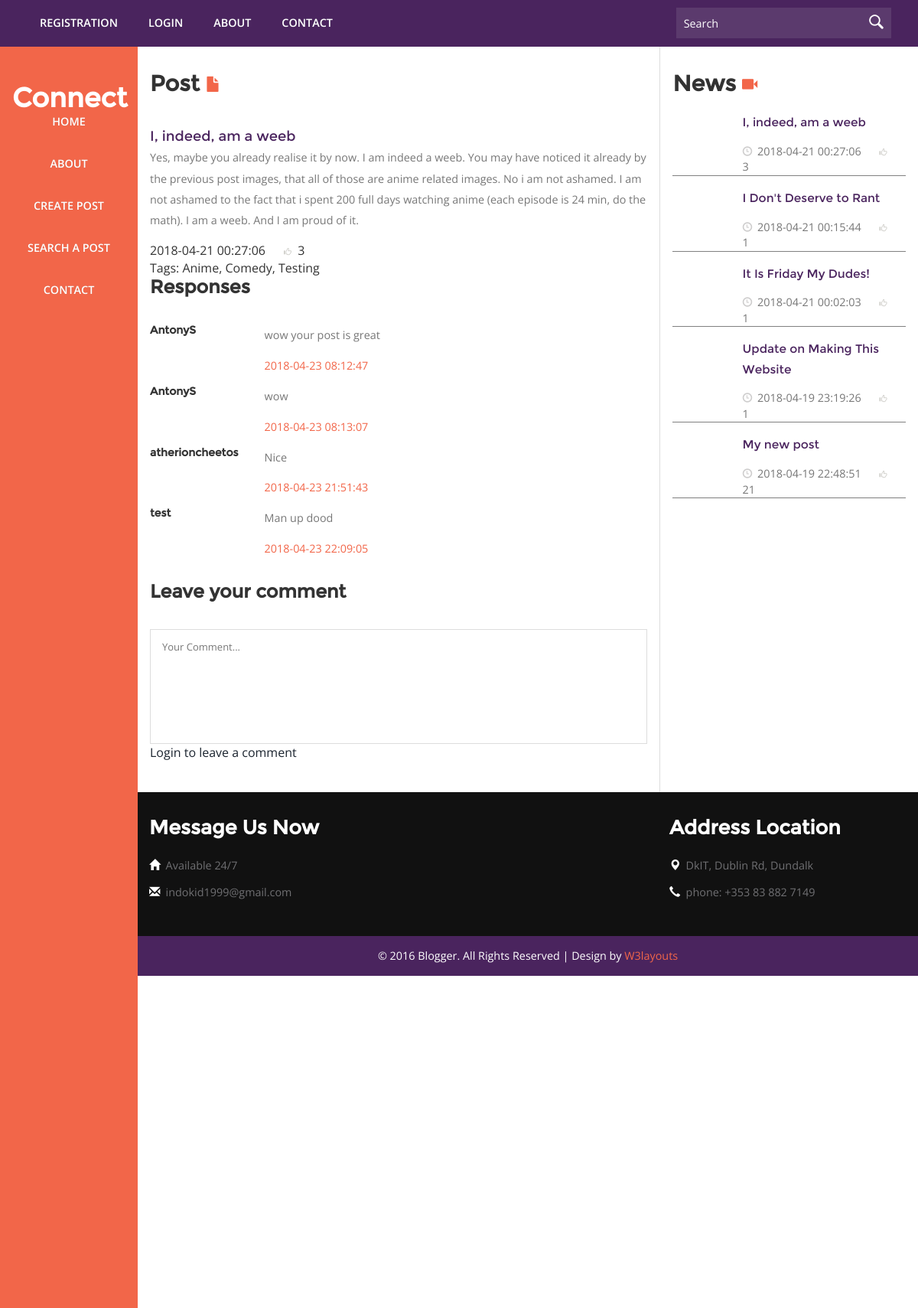
Screenshot of /single.php?post_id=7 with the database file from the repository.
### tables this page shows
CREATE TABLE `post` (
  `Post_id` int(11) NOT NULL,
  `Title` varchar(50) NOT NULL,
  `Tags` text NOT NULL,
  `upvote` int(11) NOT NULL,
  `Date` timestamp NOT NULL DEFAULT CURRENT_TIMESTAMP,
  `Text` text,
  `Image` text,
  `disable_comment` tinyint(1) NOT NULL,
  `User_id` int(11) NOT NULL
);

CREATE TABLE `comments` (
  `Comment_id` int(11) NOT NULL,
  `Text` text,
  `Date` timestamp NOT NULL DEFAULT CURRENT_TIMESTAMP,
  `User_id` int(11) NOT NULL,
  `Post_id` int(11) NOT NULL
);

CREATE TABLE `user` (
  `User_id` int(11) NOT NULL,
  `User_name` varchar(20) NOT NULL,
  `Password` varchar(50) DEFAULT NULL,
  `Email_add` varchar(50) NOT NULL,
  `Avatar_image` text
);

### function.php (called while the page is built, shortened)
<?php
function selectAllPost($limit) {
    require 'database.php';
    $query = "SELECT * FROM post ORDER BY Date DESC LIMIT ".$limit;
    $statement = $db->prepare($query);
    $statement->execute();
    $posts = $statement->fetchAll();
    return $posts;
}
function getPost($id) {
    require 'database.php';
    $query = "SELECT * FROM post WHERE Post_id = :post_id";
    $statement = $db->prepare($query);
    $statement->bindValue(':post_id', $id);
    $statement->execute();
    $post = $statement->fetch();
    return $post;
}
function selectAllComment($id)
{
    require 'database.php';
    $query = "SELECT * FROM comments WHERE Post_id = :post_id";
    $statement = $db->prepare($query);
    $statement->bindValue(':post_id', $id);
    $statement->execute();
    $comments = $statement->fetchAll();
    return $comments;
}
function getUser($id)
{
    require 'database.php';
    $query = "SELECT * FROM user WHERE User_id = :user_id";
    $statement = $db->prepare($query);
    $statement->bindValue(':user_id', $id);
    $statement->execute();
    $user = $statement->fetch();
    return $user;
}

### single.php (the view, shortened to what this page needs)
<!DOCTYPE HTML>
<html>
    <head>
        <link href="css/bootstrap.css" rel='stylesheet' type='text/css' />
        <link href="css/style.css" rel='stylesheet' type='text/css' />
    </head>
    <body>
        <?php
        include ("header.php");
        ?>
        <div class="full">
            <?php
            include ('bar.php');
            ?>
            <div class="side-menu single">
                <?php
                include 'side.php';
                ?>
            </div>
            <div class="col-md-9 main">
                <div class="banner-section">
                    <h3 class="tittle">Post <i class="glyphicon glyphicon-file"></i></h3>
                    <div class="single">
                        <?php
                        $post_id = filter_input(INPUT_GET, "post_id");
                        include 'function.php';
                        $post = getPost($post_id);
                        ?>
                        <div class="b-bottom">
                            <h5 class="top"><a href="#"><?php echo $post['Title'] ?></a></h5>
                            <p class="sub"><?php echo $post['Text'] ?></p>
                            <p><?php echo $post['Date'] ?>
                                <span class="glyphicon glyphicon-thumbs-up" id='like'></span>
                                <span id="like_count"><?php echo " " . $post['upvote'] ?></span>
                            </p>
                            <p>Tags: <?php echo $post['Tags']; ?></p>
                        </div>
                    </div>
                    <div class="response" <?php if ($post['disable_comment']) {
                            echo "hidden";
                        } ?>>
                        <h4>Responses</h4>
                        <?php
                        $comments = selectAllComment($post_id);
                        foreach ($comments as $comment):
                            $user = getUser($comment['User_id']);
                            ?>
                            <div class="media response-info">
                                <div class="media-left response-text-left">
                                    <h5><?php echo $user['User_name']; ?></h5>
                                </div>
                                <div class="media-body response-text-right">
                                    <p><?php echo $comment['Text']; ?></p>
                                    <ul>
                                        <li><?php echo $comment['Date']; ?></li>
                                    </ul>
                                </div>
                                <div class="clearfix"> </div>
                            </div>
<?php endforeach; ?>
                    </div>
                    <div class="coment-form" <?php if ($post['disable_comment']) {
    echo "hidden";
} ?>>
                        <h4>Leave your comment</h4>
                        <form id="comment_form">
                            <textarea onfocus="this.value = '';" onblur="if (this.value == '') {
                                        this.value = 'Your Comment...';
                                    }" required="" id="comment">Your Comment...</textarea>
                            <?php
                            if (isset($_SESSION['log_on'])) {
                                if ($_SESSION['log_on']) {
                                    echo '<input type="button" id="comment_button" value="Submit Comment" >';
                                } else {
                                    echo "<a href='login.php'>Login to leave a comment</a>";
                                }
                            } else {
                                echo "<a href='login.php'>Login to leave a comment</a>";
                            }
                            ?>
                        </form>
                    </div>
                </div>
                <div class="banner-right-text">
                    <h3 class="tittle">News  <i class="glyphicon glyphicon-facetime-video"></i></h3>
                    <div class="general-news">
                        <div class="general-inner">
                            <div class="edit-pics">
                                <?php
                                $allPost = selectAllPost(8);
                                foreach ($allPost as $post):
                                    ?>
                                    <div class="editor-pics">
                                        <div class="col-md-3 item-pic">
                                        </div>
                                        <div class="col-md-9 item-details">
                                            <h5 class="inner two"><a href="single.php?post_id=<?php echo $post['Post_id'] ?>"><?php echo $post['Title'] ?></a></h5>
                                            <div class="td-post-date two">
                                                <i class="glyphicon glyphicon-time"></i><?php echo $post['Date'] ?>
                                                <span class="glyphicon glyphicon-thumbs-up"></span><?php echo $post['upvote'] ?>
                                            </div>
                                        </div>
                                        <div class="clearfix"></div>
                                    </div>
<?php endforeach; ?>
                            </div>
                        </div>
                    </div>
                </div>
                <div class="clearfix"> </div>
<?php
include ("footer.php");
?>
            </div>
            <div class="clearfix"> </div>
        </div>
    </body>
</html>

### header.php (shortened to what this page needs)
<!DOCTYPE html>
<head>
    <link href="css/bootstrap.css" rel='stylesheet' type='text/css' />
    <link href="css/style.css" rel='stylesheet' type='text/css' />
    <link href="css/search.css" rel="stylesheet" type="text/css"/>
    <link href="css/user.css" rel='stylesheet' type='text/css' />
</head>

### bar.php
<div class="h-top" >
    <div class="top-header">
        <ul class="cl-effect-16 top-nag">
            <?php
            if (isset($_SESSION['log_on'])) {
                if ($_SESSION['log_on']) {
                    echo "<li><a href='#' id='logout' data-hover='Logout'>Logout</a></li>";
                } else {
                    echo "<li><a href='registration.php' data-hover='Registration'>Registration</a></li>";
                    echo "<li><a href='login.php' data-hover='Login'>Login</a></li>";
                }
            } else {
                echo "<li><a href='registration.php' data-hover='Registration'>Registration</a></li>";
                echo "<li><a href='login.php' data-hover='Login'>Login</a></li>";
            }
            ?>
            <li><a href="about.php" data-hover="About">About</a></li>
            <li><a href="contact.php" data-hover="CONTACT">Contact</a></li>
        </ul>
        <div class="search-box">
            <div class="b-search">
                <form>
                    <input type="text" value="Search" onfocus="this.value = '';" onblur="if (this.value == '') {
                                this.value = 'Search';
                            }">
                    <input type="submit" value="">
                </form>
            </div>
        </div>
        <div class="clearfix"></div>
    </div>
</div>

### side.php (shortened to what this page needs)
<div class="logo">
    <a href="index.php"><h1>Connect</h1></a>
</div>
<div class="top-menu">
    <ul class="cl-effect-16">
        <li><a href="index.php" data-hover="HOME">Home</a></li>
        <li><a href="about.php" data-hover="About">About</a></li>
        <li><a href="create_post.php" data-hover="Create Post">Create Post</a></li>
        <li><a href="search.php" data-hover="Search a Post">Search a Post</a></li>
        <li><a href="contact.php" data-hover="CONTACT">Contact</a></li>
    </ul>
</div>

### footer.php (shortened to what this page needs)
<div class="footer">
    <div class="footer-top">
        <div class="col-md-4 footer-grid">
            <h4>Message Us Now</h4>
            <ul class="bottom">
                <li><i class="glyphicon glyphicon-home"></i>Available 24/7 </li>
                <li><i class="glyphicon glyphicon-envelope"></i><a href="mailto:indokid1999@gmail.com">indokid1999@gmail.com</a></li>
            </ul>
        </div>
        <div class="col-md-4 footer-grid">
        </div>
        <div class="col-md-4 footer-grid">
            <h4>Address Location</h4>
            <ul class="bottom">
                <li><i class="glyphicon glyphicon-map-marker"></i>DkIT, Dublin Rd, Dundalk </li>
                <li><i class="glyphicon glyphicon-earphone"></i>phone: +353 83 882 7149 </li>
            </ul>
        </div>
        <div class="clearfix"> </div>
    </div>
</div>
<div class="copy">
    <p>&copy; 2016 Blogger. All Rights Reserved | Design by <a href="http://w3layouts.com/">W3layouts</a> </p>
</div>

### css/user.css (style rules this page uses)
.cl-effect-16 { margin-top: 0 !important; }

### rows the page displays
post: Title "I, indeed, am a weeb", Text "Yes, maybe you already realise it by now. I am indeed a weeb. You may have noticed it already by the previous post images, that all of those are anime related images. No i am not ashamed. I am not ashamed to the fact that i spent 200 full days watching anime (each episode is 24 min, do the math). I am a weeb. And I am proud of it.", Date "2018-04-21 00:27:06", upvote "3", Tags "Anime, Comedy, Testing"
comments: User.User_name "AntonyS", Text "wow your post is great", Date "2018-04-23 08:12:47"
comments: User.User_name "AntonyS", Text "wow", Date "2018-04-23 08:13:07"
comments: User.User_name "atherioncheetos", Text "Nice", Date "2018-04-23 21:51:43"
comments: User.User_name "test", Text "Man up dood", Date "2018-04-23 22:09:05"
post: Title "I Don't Deserve to Rant", Date "2018-04-21 00:15:44", upvote "1"
post: Title "It Is Friday My Dudes!", Date "2018-04-21 00:02:03", upvote "1"
post: Title "Update on Making This Website", Date "2018-04-19 23:19:26", upvote "1"
post: Title "My new post", Date "2018-04-19 22:48:51", upvote "21"
